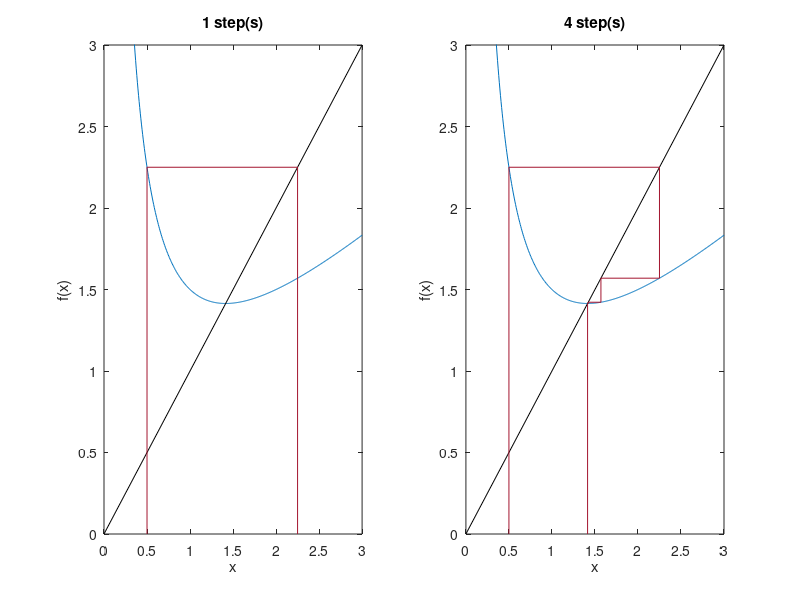

Recreate this plot in MATLAB.
% Fig. 1.8: Staircase diagram of Heron's method (book, Section 1.1, Eq. 1.4)
% x_{n+1} = (x_n + 2/x_n)/2 with x_0 = 0.5; the staircase runs into the intersection with y = x at sqrt(2)
% (c) 2026 Philipp Kügler · Program for the book "Dynamical Systems in the Life Sciences" · MIT License (see LICENSE)
f = @(x) 0.5 * (x + 2 ./ x);
x0 = 0.5; N = 4;

x = zeros(1, N + 1);
x(1) = x0;                               % MATLAB counts from 1: x(1) is x_0
for k = 1:N
    x(k + 1) = f(x(k));
end
for k = 1:N + 1
    fprintf('x_%d = %.6f\n', k - 1, x(k));
end
fprintf('sqrt(2) = %.6f\n', sqrt(2));

rot = [0.64 0.08 0.18]; blau = [0 0.447 0.741];
xx = linspace(0.3, 3, 400);
schrittzahl = [1 N];
for p = 1:2
    subplot(1, 2, p);
    plot(xx, f(xx), 'Color', blau); hold on
    plot([0 3], [0 3], 'k-');
    s = schrittzahl(p);
    px = x(1); py = 0;                   % staircase: vertically to the graph, horizontally to the diagonal
    for k = 1:s
        px = [px x(k) x(k + 1)]; py = [py x(k + 1) x(k + 1)];
    end
    px = [px x(s + 1)]; py = [py 0];     % value back to the x-axis
    plot(px, py, 'Color', rot);
    hold off
    axis([0 3 0 3]); xlabel('x'); ylabel('f(x)');
    title(sprintf('%d step(s)', s));
end
